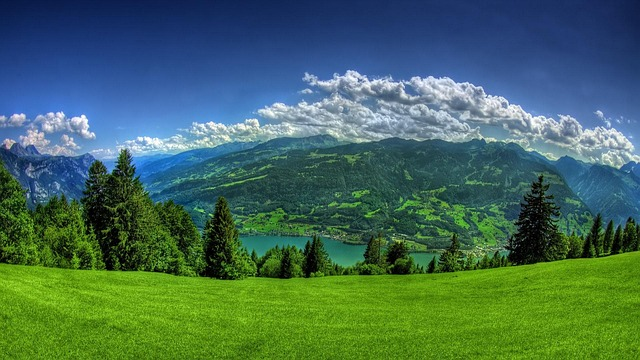
#> input picture week_10/Lab_1/nature.jpg, 640 x 360 px
$ jupyter execute main.ipynb
#> lines starting #> are read from the running program, lines starting #| are printed output that depends on the picture; after the words box and inside, x2 and y2 are one past the last pixel; in counts of white or black regions, pixels touching at a corner belong together
# Image Segmentation and Edge Detection - Student Tasks

Using real image: mesi.jpg

[cell 1]
import numpy as np
import matplotlib.pyplot as plt
from PIL import Image
from skimage.filters import threshold_otsu
from skimage.feature import canny

# Load the image
image = np.array(Image.open("nature.jpg").convert("L"))
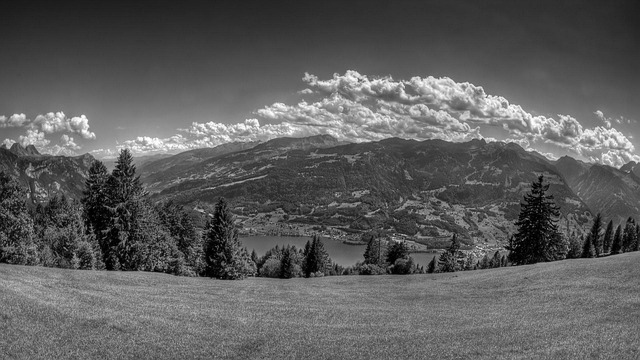
#> image: shape (360, 640); min 0, max 255, mean 93
print(f"Image shape: {image.shape}")
#| Image shape: (360, 640)

plt.imshow(image, cmap='gray')
plt.title("Original Image")
plt.axis('off')
plt.show()

## Task 1: Try Different Threshold Values

Test thresholds: 60, 100, 140, 180

[cell 2]
thresholds = [60, 100, 140, 180]

fig, axes = plt.subplots(1, 4, figsize=(16, 4))
for i, T in enumerate(thresholds):
    mask = (image >= T).astype(np.uint8)
    axes[i].imshow(mask, cmap='gray')
    axes[i].set_title(f'T={T}')
    axes[i].axis('off')
#> this loop made 4 passes
#> pass 1, `mask = (image >= T).astype(np.uint8)`:
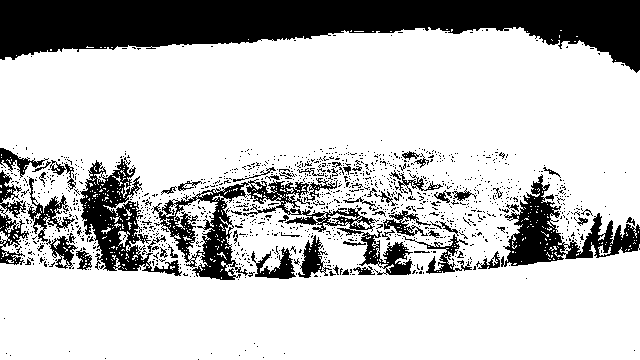
#> mask: shape (360, 640); values 0 (black) and 1 (white), 77% white; 1248 black regions (1182 under 20 px), largest, box (x1, y1, x2, y2) and area: (0, 0, 640, 73) 26715, (152, 179, 413, 280) 6158, (501, 174, 640, 267) 4402
plt.tight_layout()
plt.show()

print("Lower T -> more white pixels")
print("Higher T -> fewer white pixels (more black )")

## Task 2: Build Your Own Segmentation Function

[cell 3]
def my_threshold(image, T):
    result = np.zeros_like(image)
    for i in range(image.shape[0]):
        for j in range(image.shape[1]):
            result[i, j] = 1 if image[i, j] >= T else 0
    return result.astype(np.uint8)

T = 120
mask1 = (image >= T).astype(np.uint8)
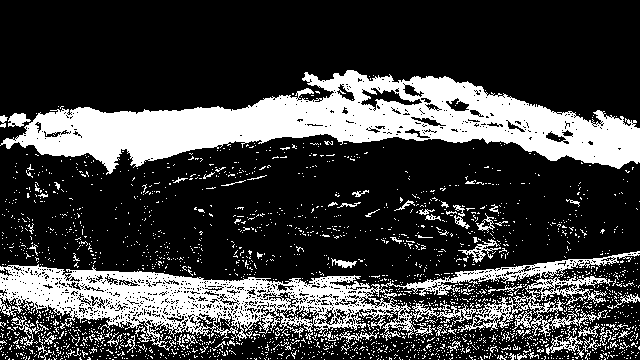
#> mask1: shape (360, 640); values 0 (black) and 1 (white), 25.1% white; 2190 white regions (2118 under 20 px), largest, box (x1, y1, x2, y2) and area: (0, 70, 640, 175) 28080, (0, 251, 640, 351) 20092, (546, 326, 584, 358) 297
mask2 = my_threshold(image, T)

fig, axes = plt.subplots(1, 3, figsize=(12, 4))
axes[0].imshow(image, cmap='gray')
axes[0].set_title('Original')
axes[1].imshow(mask1, cmap='gray')
axes[1].set_title('Built-in')
axes[2].imshow(mask2, cmap='gray')
axes[2].set_title('Custom loop')
for ax in axes: ax.axis('off')
plt.show()

print(f"Results match: {np.array_equal(mask1, mask2)}")
#| Results match: True

## Task 3: Noise Challenge

Add noise and see effect on segmentation

[cell 4]
from scipy.ndimage import gaussian_filter

noise_levels = [0, 20, 50]
T = 120

fig, axes = plt.subplots(3, 2, figsize=(8, 10))

for i, noise in enumerate(noise_levels):
    noisy = np.clip(image + np.random.normal(0, noise, image.shape), 0, 255).astype(np.uint8)
    mask = (noisy >= T).astype(np.uint8)

    axes[i, 0].imshow(noisy, cmap='gray')
    axes[i, 0].set_title(f'Noisy (noise={noise})')
    axes[i, 1].imshow(mask, cmap='gray')
    axes[i, 1].set_title(f'Mask T={T}')
#> this loop made 3 passes
#> pass 3, `mask = (noisy >= T).astype(np.uint8)`:
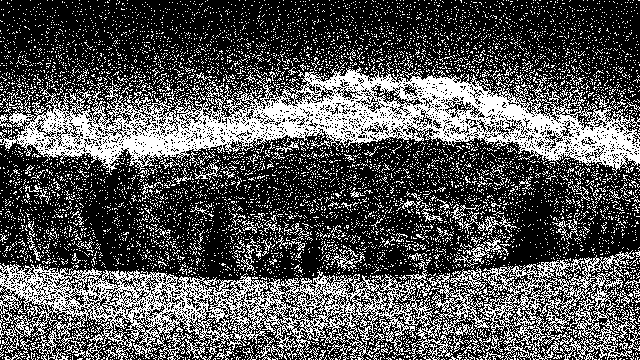
#> mask: shape (360, 640); values 0 (black) and 1 (white), 33.2% white in thin lines or dots

for ax in axes.flat: ax.axis('off')
plt.tight_layout()
plt.show()

print("More noise -> messier mask")
print("Solution: apply gaussian_filter before thresholding")

## Challenge 1: Automatic Threshold (Otsu)

[cell 5]
T_otsu = threshold_otsu(image)
#> T_otsu = 95
print(f"Otsu's threshold: {T_otsu}")
#| Otsu's threshold: 95

fig, axes = plt.subplots(1, 2, figsize=(10, 5))
axes[0].imshow((image >= T_otsu).astype(np.uint8), cmap='gray')
axes[0].set_title(f"Otsu T={T_otsu}")
axes[1].imshow((image >= 120).astype(np.uint8), cmap='gray')
axes[1].set_title("Manual T=120")
for ax in axes: ax.axis('off')
plt.show()
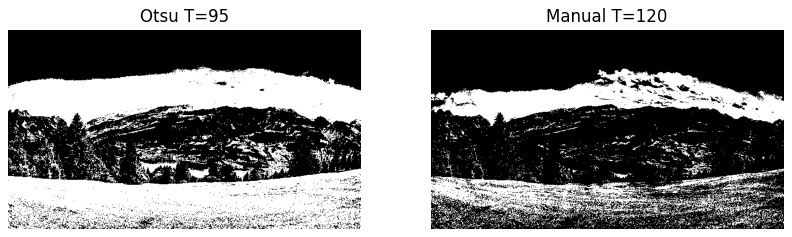
#> figure drawn by matplotlib, 2 panels

## Challenge 2: Count White Pixels

[cell 6]
T = 120
mask = (image >= T).astype(np.uint8)

white_pixels = np.sum(mask == 1)
#> white_pixels = 57859
total_pixels = mask.size
#> total_pixels = 230400
percentage = white_pixels / total_pixels * 100
#> percentage = 25.11

print(f"White pixels: {white_pixels}")
#| White pixels: 57859
print(f"Total pixels: {total_pixels}")
#| Total pixels: 230400
print(f"Percentage: {percentage:.1f}%")
#| Percentage: 25.1%

## Challenge 3: Sobel vs Canny Edge Detection

[cell 7]
# Sobel (manual implementation)
sobel_x = np.array([[-1, 0, 1], [-2, 0, 2], [-1, 0, 1]], dtype=np.float32)
sobel_y = np.array([[-1, -2, -1], [0, 0, 0], [1, 2, 1]], dtype=np.float32)

from scipy.ndimage import convolve
Gx = convolve(image.astype(np.float32), sobel_x)
Gy = convolve(image.astype(np.float32), sobel_y)
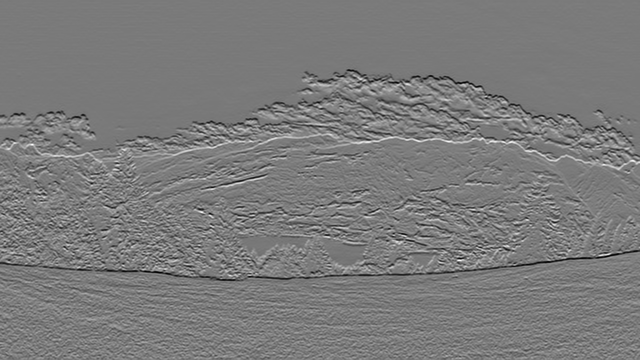
#> Gy: shape (360, 640) float32; min -552, max 587, mean -1.4; drawn with min black and max white
grad_mag = np.sqrt(Gx**2 + Gy**2)
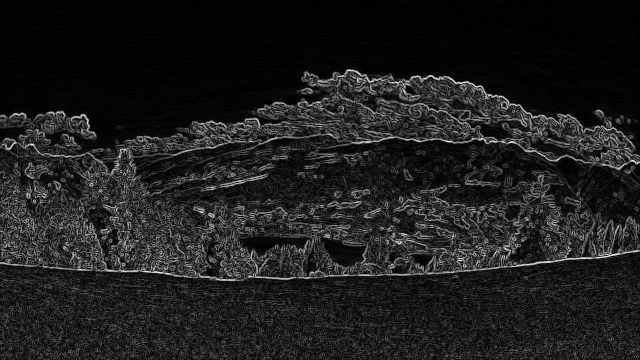
#> grad_mag: shape (360, 640) float32; min 0, max 587.9, mean 71.1; drawn with min black and max white
sobel_edges = (grad_mag >= 80).astype(np.uint8)
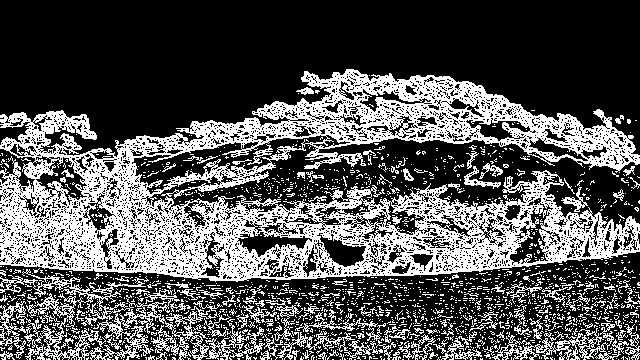
#> sobel_edges: shape (360, 640); values 0 (black) and 1 (white), 33.3% white in thin lines or dots, all inside (x1, y1, x2, y2) = (0, 69, 640, 360)

# Canny
canny_edges = canny(image, sigma=1.5).astype(np.uint8)
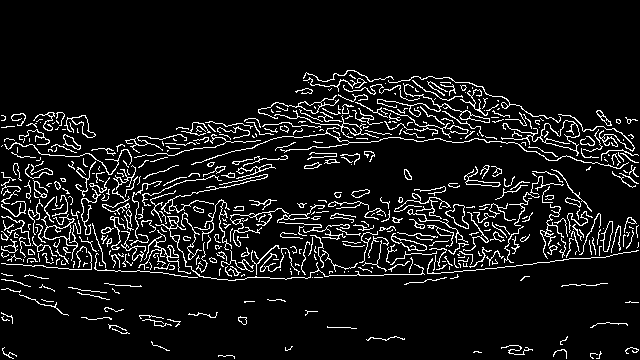
#> canny_edges: shape (360, 640); values 0 (black) and 1 (white), 8.4% white in thin lines or dots, all inside (x1, y1, x2, y2) = (1, 70, 639, 359)

fig, axes = plt.subplots(1, 4, figsize=(14, 4))
axes[0].imshow(image, cmap='gray')
axes[0].set_title('Original')
axes[1].imshow(grad_mag, cmap='gray')
axes[1].set_title('Gradient Magnitude')
axes[2].imshow(sobel_edges, cmap='gray')
axes[2].set_title('Sobel')
axes[3].imshow(canny_edges, cmap='gray')
axes[3].set_title('Canny')
for ax in axes: ax.axis('off')
plt.show()

print("Canny gives cleaner, thinner edges")
print("Sobel is more sensitive to noise")

## Mini Project: Complete Pipeline

[cell 8]
# Pipeline
T = threshold_otsu(image)
#> T = 95
mask = (image >= T).astype(np.uint8)
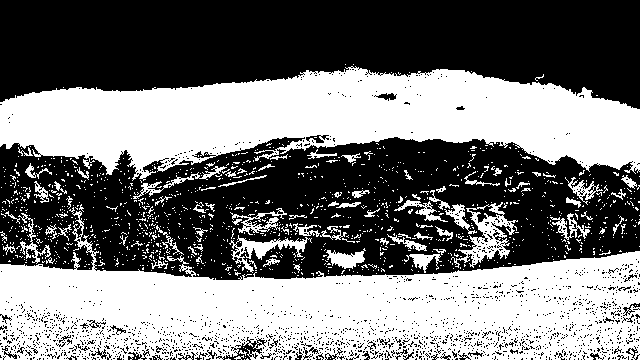
#> mask: shape (360, 640); values 0 (black) and 1 (white), 47% white; 1178 white regions (1093 under 20 px), largest, box (x1, y1, x2, y2) and area: (0, 207, 640, 360) 52362, (0, 66, 640, 181) 43777, (451, 202, 518, 268) 1414
edges = canny(image, sigma=1.5).astype(np.uint8)

fig, axes = plt.subplots(1, 4, figsize=(14, 4))
axes[0].imshow(image, cmap='gray')
axes[0].set_title('1. Original')
axes[1].imshow(mask, cmap='gray')
axes[1].set_title(f'2. Mask (T={T})')
axes[2].imshow(edges, cmap='gray')
axes[2].set_title('3. Edges')
axes[3].imshow(image, cmap='gray')
axes[3].imshow(edges, cmap='Reds', alpha=0.5)
axes[3].set_title('4. Overlay')
for ax in axes: ax.axis('off')
plt.tight_layout()
plt.show()

print(f"Threshold: {T}")
#| Threshold: 95
print(f"Edge pixels: {np.sum(edges == 1)}")
#| Edge pixels: 19445
